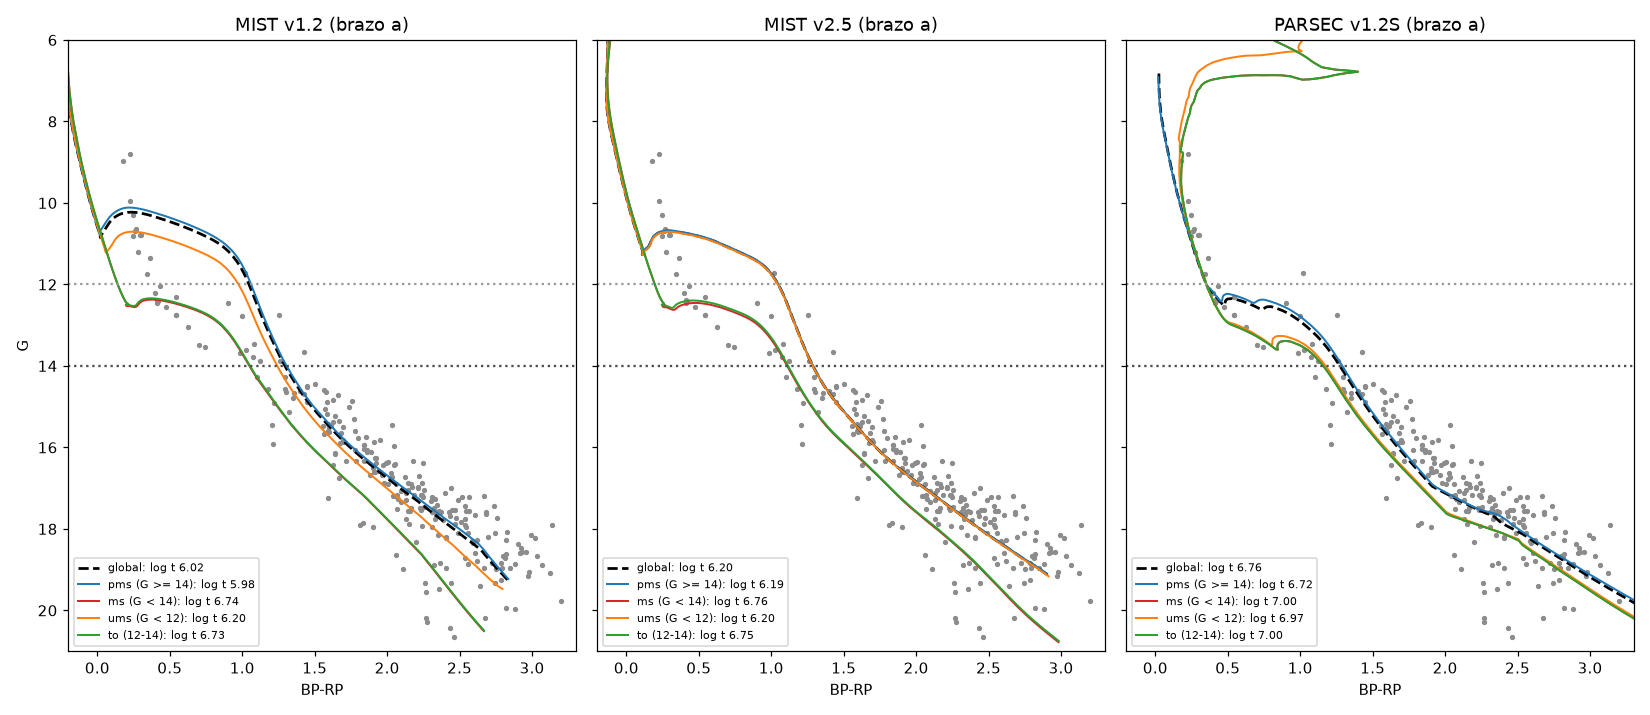

Source code (Python):
#!/usr/bin/env python3
"""Per-window best isochrones (arm ``a``: [Fe/H], dm, A_V at the global fit) over the 254 members, one
panel per grid (hub finding ``isochrone-ms-vs-pms.md`` §2). Reads the registry runs written by
``export_run.py phases`` only. Output: ``fig_phases.png``."""

import json
from pathlib import Path

import matplotlib

matplotlib.use("Agg")
import matplotlib.pyplot as plt

HERE = Path(__file__).resolve().parent
RUNS = HERE.parent / "isochrone_runs/runs"
HEAD = "20a6901"
GRIDS = [("mist12", "MIST v1.2"), ("mist25", "MIST v2.5"), ("parsec", "PARSEC v1.2S")]
PH = [
    ("global", "global", "k"),
    ("pms-a", "pms (G >= 14)", "C0"),
    ("ms-a", "ms (G < 14)", "C3"),
    ("ums-a", "ums (G < 12)", "C1"),
    ("to-a", "to (12-14)", "C2"),
]


def main():
    fig, axes = plt.subplots(1, 3, figsize=(15, 6.5), sharey=True)
    for ax, (g, lab) in zip(axes, GRIDS, strict=True):
        r0 = json.loads((RUNS / f"phases-ngc6383-{g}-global-{HEAD}.json").read_text())
        ax.scatter(r0["cmd"]["color"], r0["cmd"]["mag"], s=6, c="0.55", zorder=1)
        for tag, name, c in PH:
            r = json.loads((RUNS / f"phases-ngc6383-{g}-{tag}-{HEAD}.json").read_text())
            m = r["isochrone"]["median"]
            ax.plot(
                m["color"],
                m["mag"],
                c=c,
                lw=1.3 if tag != "global" else 1.8,
                ls="--" if tag == "global" else "-",
                label=f"{name}: log t {r['posterior']['loga']['q50']:.2f}",
            )
        ax.axhline(14, ls=":", c="0.3")
        ax.axhline(12, ls=":", c="0.6")
        ax.set_ylim(21, 6)
        ax.set_xlim(-0.2, 3.3)
        ax.set_title(f"{lab} (brazo a)")
        ax.set_xlabel("BP-RP")
        ax.legend(fontsize=7, loc="lower left")
    axes[0].set_ylabel("G")
    fig.tight_layout()
    fig.savefig(HERE / "fig_phases.png", dpi=110)


if __name__ == "__main__":
    main()
